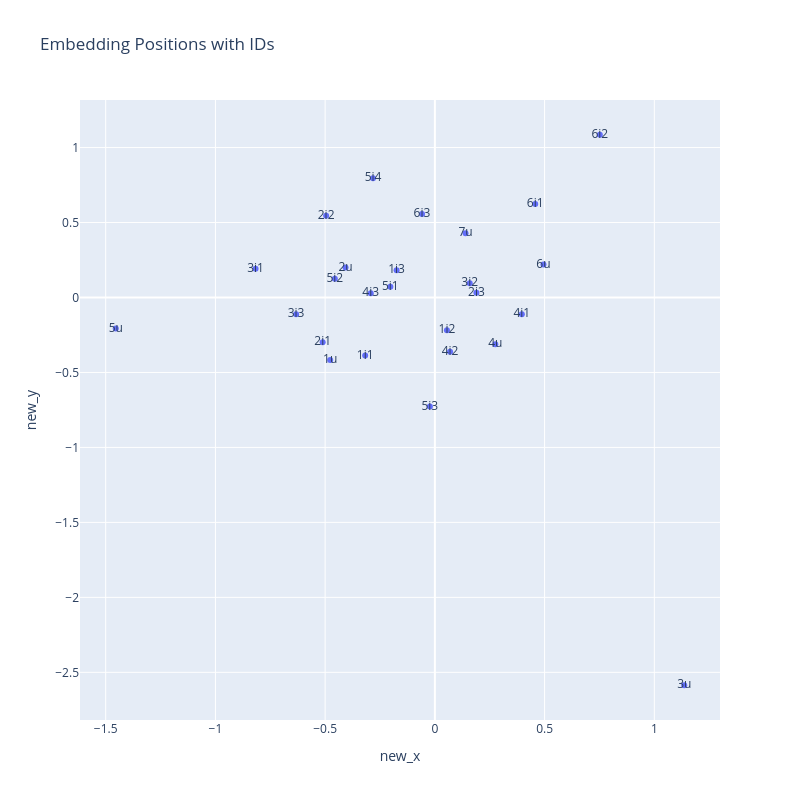
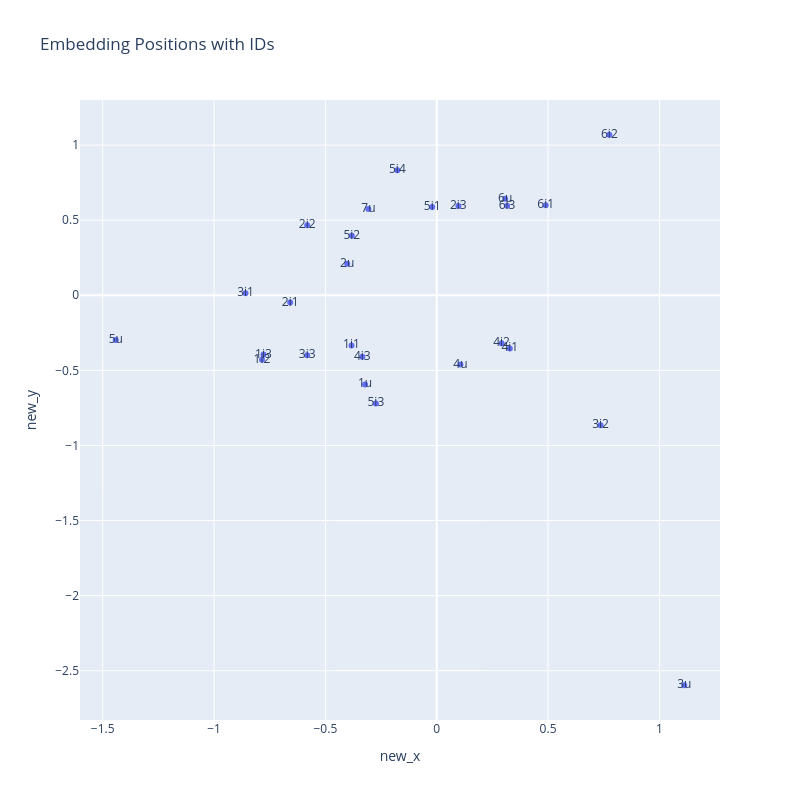
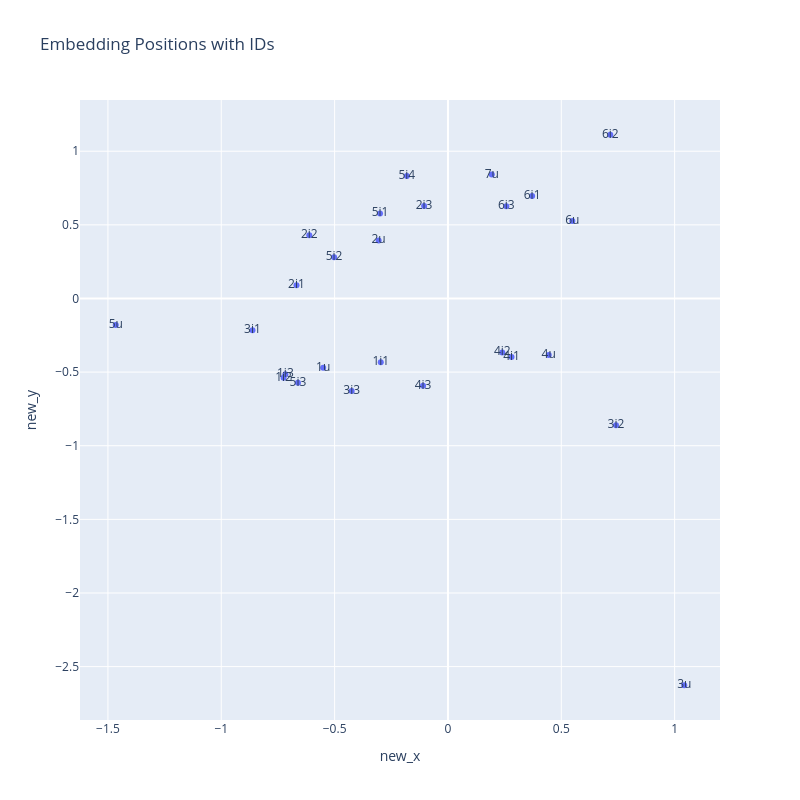
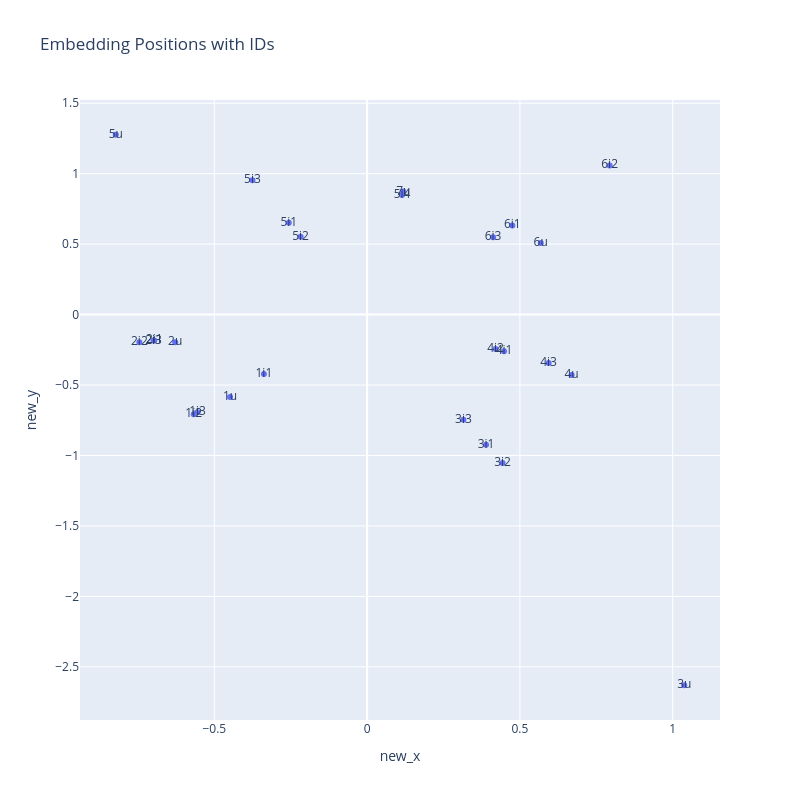

Notebook source saved alongside these figures, in order:
### Code cell
user_embedding_sizes = [len(user_encoder.classes_), 2]
item_embedding_sizes = [len(item_encoder.classes_), 2]

model = TwoTowerModel(user_embedding_sizes, item_embedding_sizes, 
                      device).to(device)

optimizer = torch.optim.SGD(model.parameters(), lr=5, momentum=0)

users_ids, users_features = zip(*train_dataset.user2features.items())
items_ids, items_features = zip(*train_dataset.item2features.items())

users_features = torch.IntTensor(np.array(users_features)).squeeze(1)
items_features = torch.IntTensor(np.array(items_features)).squeeze(1)

users_features = F.one_hot(users_features.long(), num_classes=N_USERS).float()
items_features = F.one_hot(items_features.long(), num_classes=N_ITEMS).float()

def train_loop(model, optimizer, train_loader, n_epochs=100):
    loss_history = list()
    for epoch in range(n_epochs):
        for batch in tqdm(train_loader, desc=f'Epoch {epoch}'):
            
            user_embs, item_embs = model(*batch)
            loss = infonceloss(user_embs, item_embs)

            optimizer.zero_grad()
            loss.backward()

            old_users_embeddings = model.get_user_embeddings(
                torch.FloatTensor(np.array(users_features)).to(device)
            )
            old_items_embeddings = model.get_item_embeddings(
                torch.FloatTensor(np.array(items_features)).to(device)
            )

            optimizer.step()

            new_users_embeddings = model.get_user_embeddings(
                torch.FloatTensor(np.array(users_features)).to(device)
            )
            new_items_embeddings = model.get_item_embeddings(
                torch.FloatTensor(np.array(items_features)).to(device)
            )

            loss_history.append(loss.item())
            
            if (epoch < 3) or (epoch == 99):
                print(f'Train loss: {loss_history[-1]}')
                plot_embedding_shift(
                    old_users_embeddings,
                    old_items_embeddings,
                    new_users_embeddings,
                    new_items_embeddings,
                    users_ids,
                    items_ids,
                    title="Embedding Shift (green - users; blue - items)"
                )

model.train()
train_loop(model, optimizer, train_loader)

### Figure 1 — Plotly figure (JSON) as saved in the notebook; plotly's stock layout.template omitted (floating-point values rounded to 4 significant figures)
{"data": [{"customdata": [["1u"], ["2u"], ["3u"], ["4u"], ["5u"], ["6u"], ["7u"], ["1i1"], ["1i2"], ["1i3"], ["2i1"], ["2i2"], ["2i3"], ["3i1"], ["3i2"], ["3i3"], ["4i1"], ["4i2"], ["4i3"], ["5i1"], ["5i2"], ["5i3"], ["6i1"], ["6i2"], ["6i3"], ["5i4"]], "hovertemplate": "id=%{customdata[0]}<extra></extra>", "legendgroup": "", "marker": {"color": "#636efa", "symbol": "circle"}, "mode": "markers+text", "name": "", "orientation": "v", "showlegend": false, "text": ["1u", "2u", "3u", "4u", "5u", "6u", "7u", "1i1", "1i2", "1i3", "2i1", "2i2", "2i3", "3i1", "3i2", "3i3", "4i1", "4i2", "4i3", "5i1", "5i2", "5i3", "6i1", "6i2", "6i3", "5i4"], "type": "scatter", "x": [-0.477, -0.4071, 1.136, 0.2754, -1.454, 0.4948, 0.1397, -0.3177, 0.05489, -0.1744, -0.5112, -0.4955, 0.1893, -0.817, 0.1589, -0.6323, 0.3963, 0.06921, -0.2923, -0.2028, -0.4558, -0.02282, 0.4572, 0.7516, -0.05864, -0.2819], "xaxis": "x", "y": [-0.4162, 0.1998, -2.586, -0.3122, -0.207, 0.2195, 0.4289, -0.3872, -0.219, 0.1823, -0.299, 0.545, 0.03094, 0.1914, 0.09534, -0.1114, -0.1113, -0.3616, 0.02793, 0.07179, 0.1253, -0.7278, 0.6231, 1.085, 0.5566, 0.7953], "yaxis": "y"}], "layout": {"autosize": false, "height": 800, "legend": {"tracegroupgap": 0}, "title": {"text": "Embedding Positions with IDs"}, "width": 800, "xaxis": {"anchor": "y", "autorange": true, "domain": [0, 1], "range": [-1.617, 1.299], "title": {"text": "new_x"}, "type": "linear"}, "yaxis": {"anchor": "x", "autorange": true, "domain": [0, 1], "range": [-2.818, 1.317], "title": {"text": "new_y"}, "type": "linear"}}}

### Figure 2 — Plotly figure (JSON) as saved in the notebook; plotly's stock layout.template omitted (floating-point values rounded to 4 significant figures)
{"data": [{"customdata": [["1u"], ["2u"], ["3u"], ["4u"], ["5u"], ["6u"], ["7u"], ["1i1"], ["1i2"], ["1i3"], ["2i1"], ["2i2"], ["2i3"], ["3i1"], ["3i2"], ["3i3"], ["4i1"], ["4i2"], ["4i3"], ["5i1"], ["5i2"], ["5i3"], ["6i1"], ["6i2"], ["6i3"], ["5i4"]], "hovertemplate": "id=%{customdata[0]}<extra></extra>", "legendgroup": "", "marker": {"color": "#636efa", "symbol": "circle"}, "mode": "markers+text", "name": "", "orientation": "v", "showlegend": false, "text": ["1u", "2u", "3u", "4u", "5u", "6u", "7u", "1i1", "1i2", "1i3", "2i1", "2i2", "2i3", "3i1", "3i2", "3i3", "4i1", "4i2", "4i3", "5i1", "5i2", "5i3", "6i1", "6i2", "6i3", "5i4"], "type": "scatter", "x": [-0.322, -0.402, 1.111, 0.1064, -1.441, 0.3072, -0.3068, -0.3828, -0.7846, -0.7779, -0.658, -0.5816, 0.09713, -0.8586, 0.7358, -0.5816, 0.3281, 0.2912, -0.3341, -0.02029, -0.3813, -0.2732, 0.4892, 0.7753, 0.316, -0.1766], "xaxis": "x", "y": [-0.5939, 0.2102, -2.597, -0.4613, -0.2971, 0.6423, 0.5743, -0.3338, -0.4294, -0.3949, -0.04813, 0.4668, 0.5949, 0.01381, -0.8662, -0.3988, -0.3538, -0.3191, -0.4094, 0.5875, 0.3964, -0.72, 0.5997, 1.069, 0.5961, 0.8326], "yaxis": "y"}], "layout": {"autosize": false, "height": 800, "legend": {"tracegroupgap": 0}, "title": {"text": "Embedding Positions with IDs"}, "width": 800, "xaxis": {"anchor": "y", "autorange": true, "domain": [0, 1], "range": [-1.602, 1.272], "title": {"text": "new_x"}, "type": "linear"}, "yaxis": {"anchor": "x", "autorange": true, "domain": [0, 1], "range": [-2.828, 1.3], "title": {"text": "new_y"}, "type": "linear"}}}

### Figure 3 — Plotly figure (JSON) as saved in the notebook; plotly's stock layout.template omitted (floating-point values rounded to 4 significant figures)
{"data": [{"customdata": [["1u"], ["2u"], ["3u"], ["4u"], ["5u"], ["6u"], ["7u"], ["1i1"], ["1i2"], ["1i3"], ["2i1"], ["2i2"], ["2i3"], ["3i1"], ["3i2"], ["3i3"], ["4i1"], ["4i2"], ["4i3"], ["5i1"], ["5i2"], ["5i3"], ["6i1"], ["6i2"], ["6i3"], ["5i4"]], "hovertemplate": "id=%{customdata[0]}<extra></extra>", "legendgroup": "", "marker": {"color": "#636efa", "symbol": "circle"}, "mode": "markers+text", "name": "", "orientation": "v", "showlegend": false, "text": ["1u", "2u", "3u", "4u", "5u", "6u", "7u", "1i1", "1i2", "1i3", "2i1", "2i2", "2i3", "3i1", "3i2", "3i3", "4i1", "4i2", "4i3", "5i1", "5i2", "5i3", "6i1", "6i2", "6i3", "5i4"], "type": "scatter", "x": [-0.5505, -0.3058, 1.042, 0.4446, -1.466, 0.5487, 0.1933, -0.2964, -0.7251, -0.7173, -0.6681, -0.6117, -0.1052, -0.8623, 0.7413, -0.4247, 0.2804, 0.2397, -0.1099, -0.2997, -0.5023, -0.6618, 0.3714, 0.7162, 0.2575, -0.1813], "xaxis": "x", "y": [-0.47, 0.3941, -2.627, -0.3833, -0.1797, 0.5268, 0.8415, -0.4328, -0.5381, -0.5144, 0.0906, 0.4292, 0.6279, -0.2159, -0.8616, -0.6276, -0.398, -0.3661, -0.5923, 0.5779, 0.28, -0.5725, 0.6958, 1.112, 0.6271, 0.8316], "yaxis": "y"}], "layout": {"autosize": false, "height": 800, "legend": {"tracegroupgap": 0}, "title": {"text": "Embedding Positions with IDs"}, "width": 800, "xaxis": {"anchor": "y", "autorange": true, "domain": [0, 1], "range": [-1.623, 1.2], "title": {"text": "new_x"}, "type": "linear"}, "yaxis": {"anchor": "x", "autorange": true, "domain": [0, 1], "range": [-2.863, 1.348], "title": {"text": "new_y"}, "type": "linear"}}}

### Figure 4 — Plotly figure (JSON) as saved in the notebook; plotly's stock layout.template omitted (floating-point values rounded to 4 significant figures)
{"data": [{"customdata": [["1u"], ["2u"], ["3u"], ["4u"], ["5u"], ["6u"], ["7u"], ["1i1"], ["1i2"], ["1i3"], ["2i1"], ["2i2"], ["2i3"], ["3i1"], ["3i2"], ["3i3"], ["4i1"], ["4i2"], ["4i3"], ["5i1"], ["5i2"], ["5i3"], ["6i1"], ["6i2"], ["6i3"], ["5i4"]], "hovertemplate": "id=%{customdata[0]}<extra></extra>", "legendgroup": "", "marker": {"color": "#636efa", "symbol": "circle"}, "mode": "markers+text", "name": "", "orientation": "v", "showlegend": false, "text": ["1u", "2u", "3u", "4u", "5u", "6u", "7u", "1i1", "1i2", "1i3", "2i1", "2i2", "2i3", "3i1", "3i2", "3i3", "4i1", "4i2", "4i3", "5i1", "5i2", "5i3", "6i1", "6i2", "6i3", "5i4"], "type": "scatter", "x": [-0.4484, -0.628, 1.038, 0.6692, -0.8226, 0.5682, 0.1183, -0.3378, -0.5673, -0.555, -0.6965, -0.7452, -0.6988, 0.3893, 0.4431, 0.3151, 0.448, 0.4205, 0.5939, -0.2562, -0.2177, -0.3754, 0.4752, 0.7936, 0.4123, 0.1142], "xaxis": "x", "y": [-0.5858, -0.1955, -2.631, -0.4284, 1.276, 0.5077, 0.8733, -0.4211, -0.7081, -0.6926, -0.1838, -0.1967, -0.1844, -0.9244, -1.053, -0.7472, -0.2599, -0.244, -0.3443, 0.6511, 0.5532, 0.953, 0.6329, 1.058, 0.5491, 0.848], "yaxis": "y"}], "layout": {"autosize": false, "height": 800, "legend": {"tracegroupgap": 0}, "title": {"text": "Embedding Positions with IDs"}, "width": 800, "xaxis": {"anchor": "y", "autorange": true, "domain": [0, 1], "range": [-0.9396, 1.155], "title": {"text": "new_x"}, "type": "linear"}, "yaxis": {"anchor": "x", "autorange": true, "domain": [0, 1], "range": [-2.877, 1.523], "title": {"text": "new_y"}, "type": "linear"}}}
